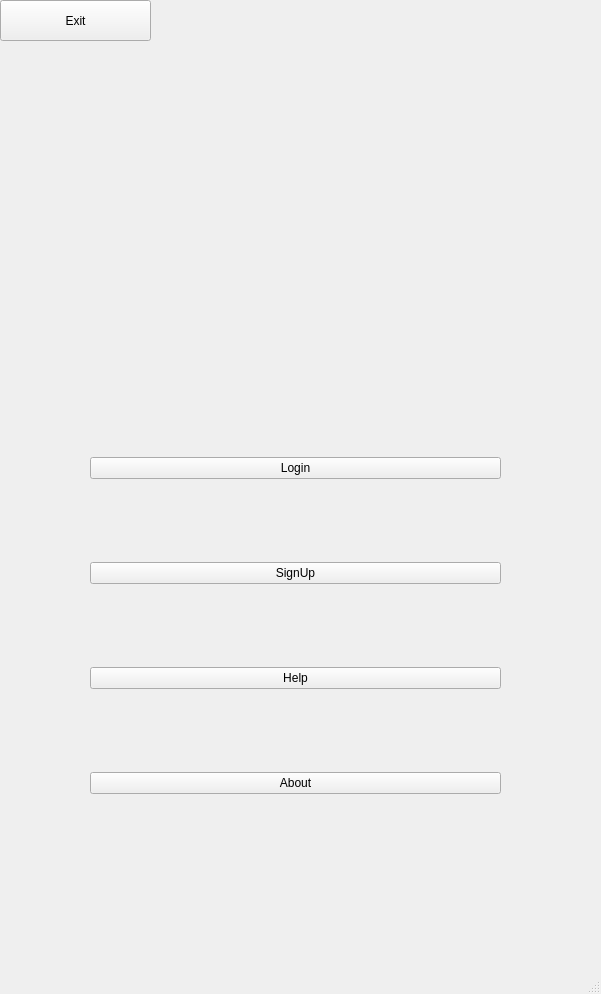
<?xml version="1.0" encoding="UTF-8"?>
<ui version="4.0">
 <class>MainWindow</class>
 <widget class="QMainWindow" name="MainWindow">
  <property name="geometry">
   <rect>
    <x>0</x>
    <y>0</y>
    <width>601</width>
    <height>994</height>
   </rect>
  </property>
  <property name="sizePolicy">
   <sizepolicy hsizetype="Fixed" vsizetype="Fixed">
    <horstretch>0</horstretch>
    <verstretch>0</verstretch>
   </sizepolicy>
  </property>
  <property name="minimumSize">
   <size>
    <width>601</width>
    <height>994</height>
   </size>
  </property>
  <property name="maximumSize">
   <size>
    <width>601</width>
    <height>994</height>
   </size>
  </property>
  <property name="windowTitle">
   <string>MainWindow</string>
  </property>
  <property name="windowIcon">
   <iconset resource="Resours/Recours.qrc">
    <normaloff>:/img/LogoW_auto_x2_colored_toned_light_ai.jpg</normaloff>:/img/LogoW_auto_x2_colored_toned_light_ai.jpg</iconset>
  </property>
  <property name="styleSheet">
   <string notr="true">url (:/img/BG.jpg)</string>
  </property>
  <widget class="QWidget" name="centralwidget">
   <widget class="QLabel" name="BG">
    <property name="geometry">
     <rect>
      <x>0</x>
      <y>-40</y>
      <width>601</width>
      <height>994</height>
     </rect>
    </property>
    <property name="text">
     <string/>
    </property>
   </widget>
   <widget class="QLabel" name="Logo">
    <property name="geometry">
     <rect>
      <x>160</x>
      <y>110</y>
      <width>271</width>
      <height>251</height>
     </rect>
    </property>
    <property name="styleSheet">
     <string notr="true">url (:/img/LogoB);</string>
    </property>
    <property name="text">
     <string/>
    </property>
   </widget>
   <widget class="QPushButton" name="exitBtn">
    <property name="geometry">
     <rect>
      <x>0</x>
      <y>0</y>
      <width>151</width>
      <height>41</height>
     </rect>
    </property>
    <property name="cursor">
     <cursorShape>PointingHandCursor</cursorShape>
    </property>
    <property name="text">
     <string>Exit</string>
    </property>
    <property name="icon">
     <iconset resource="Resours/Recours.qrc">
      <normaloff>:/icon/icons8-power-off-button-96.png</normaloff>:/icon/icons8-power-off-button-96.png</iconset>
    </property>
    <property name="iconSize">
     <size>
      <width>40</width>
      <height>40</height>
     </size>
    </property>
   </widget>
   <widget class="QWidget" name="layoutWidget">
    <property name="geometry">
     <rect>
      <x>90</x>
      <y>380</y>
      <width>411</width>
      <height>491</height>
     </rect>
    </property>
    <layout class="QVBoxLayout" name="verticalLayout">
     <item>
      <widget class="QPushButton" name="loginBtn">
       <property name="cursor">
        <cursorShape>PointingHandCursor</cursorShape>
       </property>
       <property name="text">
        <string>Login</string>
       </property>
       <property name="icon">
        <iconset resource="Resours/Recours.qrc">
         <normaloff>:/icon/login</normaloff>:/icon/login</iconset>
       </property>
       <property name="iconSize">
        <size>
         <width>50</width>
         <height>50</height>
        </size>
       </property>
      </widget>
     </item>
     <item>
      <widget class="QPushButton" name="signupBtn">
       <property name="cursor">
        <cursorShape>PointingHandCursor</cursorShape>
       </property>
       <property name="text">
        <string>SignUp</string>
       </property>
       <property name="icon">
        <iconset resource="Resours/Recours.qrc">
         <normaloff>:/icon/mUser</normaloff>:/icon/mUser</iconset>
       </property>
       <property name="iconSize">
        <size>
         <width>50</width>
         <height>50</height>
        </size>
       </property>
      </widget>
     </item>
     <item>
      <widget class="QPushButton" name="helpBtn">
       <property name="cursor">
        <cursorShape>PointingHandCursor</cursorShape>
       </property>
       <property name="text">
        <string>Help</string>
       </property>
       <property name="icon">
        <iconset resource="Resours/Recours.qrc">
         <normaloff>:/icon/icons8-speech-bubble-48.png</normaloff>:/icon/icons8-speech-bubble-48.png</iconset>
       </property>
       <property name="iconSize">
        <size>
         <width>50</width>
         <height>50</height>
        </size>
       </property>
      </widget>
     </item>
     <item>
      <widget class="QPushButton" name="aboutBtn">
       <property name="cursor">
        <cursorShape>PointingHandCursor</cursorShape>
       </property>
       <property name="text">
        <string>About</string>
       </property>
       <property name="icon">
        <iconset resource="Resours/Recours.qrc">
         <normaloff>:/icon/about</normaloff>:/icon/about</iconset>
       </property>
       <property name="iconSize">
        <size>
         <width>50</width>
         <height>50</height>
        </size>
       </property>
      </widget>
     </item>
    </layout>
   </widget>
  </widget>
  <widget class="QMenuBar" name="menubar">
   <property name="geometry">
    <rect>
     <x>0</x>
     <y>0</y>
     <width>601</width>
     <height>39</height>
    </rect>
   </property>
  </widget>
  <widget class="QStatusBar" name="statusbar"/>
 </widget>
 <resources>
  <include location="Resours/Recours.qrc"/>
 </resources>
 <connections/>
</ui>
